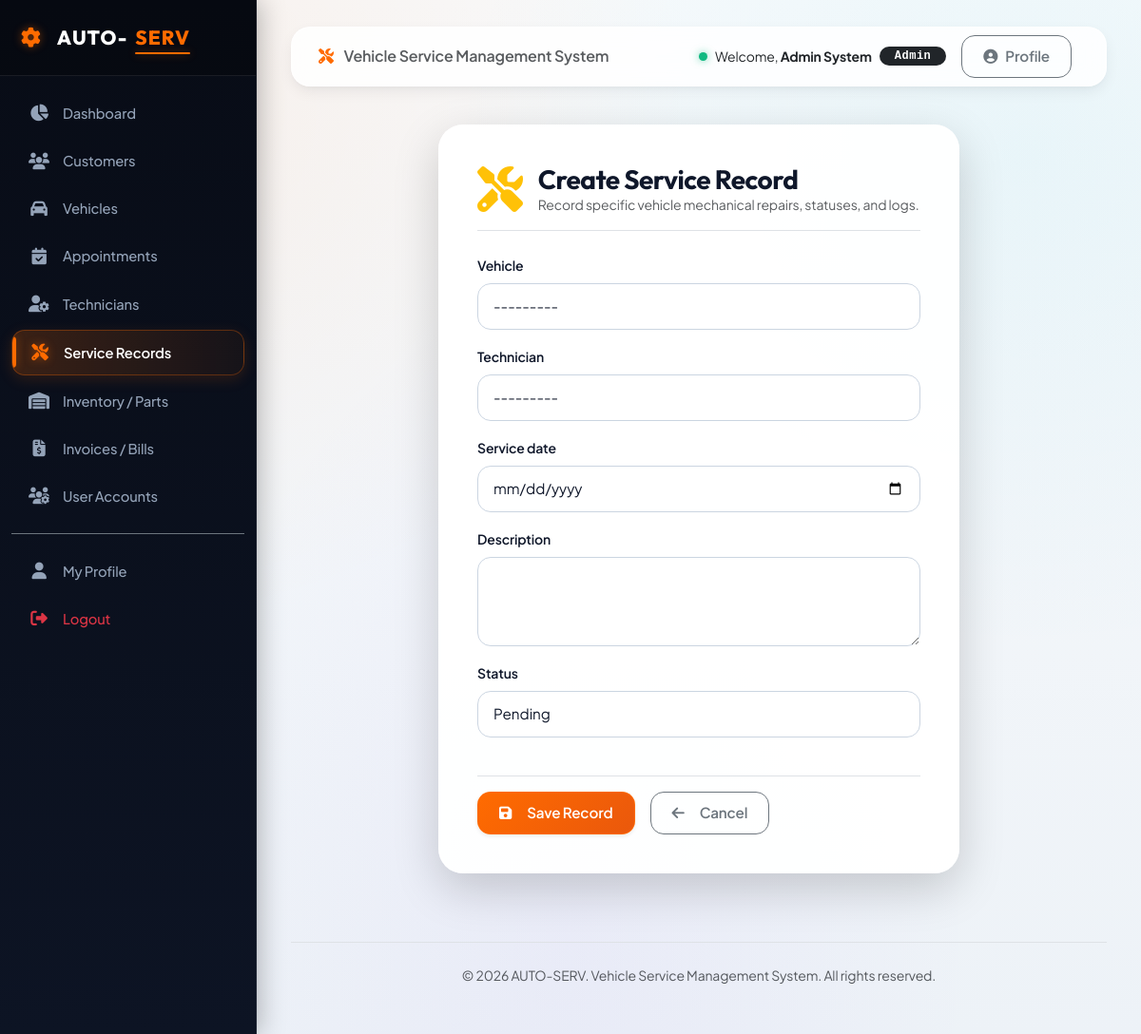
The app's page /services/add/ (signed in) with its own data.
### accounts/models.py (models this page shows, shortened)
class User(AbstractUser):
    ROLE_CHOICES = (
        ('admin', 'Admin'),
        ('customer', 'Customer'),
        ('technician', 'Technician'),
        ('service_advisor', 'Service Advisor'),
    )
    role = models.CharField(max_length=20, choices=ROLE_CHOICES, default='customer')
    phone = models.CharField(max_length=15, blank=True, null=True)
    address = models.TextField(blank=True, null=True)

### accounts/decorators.py (the view)
        def _wrapped_view(request, *args, **kwargs):
            if request.user.is_authenticated:
                allowed_roles = list(roles)
                if 'admin' in allowed_roles and 'service_advisor' not in allowed_roles:
                    allowed_roles.append('service_advisor')
                if request.user.role in allowed_roles or request.user.is_superuser:
                    return view_func(request, *args, **kwargs)
            raise PermissionDenied

### services/forms.py
class ServiceRecordForm(forms.ModelForm):
    class Meta:
        model = ServiceRecord
        fields = ['vehicle', 'technician', 'service_date', 'description', 'status']
        widgets = {
            'vehicle': forms.Select(attrs={'class': 'form-control'}),
            'technician': forms.Select(attrs={'class': 'form-control'}),
            'service_date': forms.DateInput(attrs={'class': 'form-control', 'type': 'date'}),
            'description': forms.Textarea(attrs={'class': 'form-control', 'rows': 3}),
            'status': forms.Select(attrs={'class': 'form-control'}),
        }

### technicians/models.py (called while the page is built)
    def __str__(self):
        return f"{self.name} ({self.specialization})"

### vehicles/models.py (called while the page is built)
    def __str__(self):
        return f"{self.brand} {self.model} ({self.vehicle_number})"

### templates/services/service_form.html (shortened to what this page needs)
{% extends 'base.html' %}
{% block content %}
<div class="row justify-content-center">
    <div class="col-md-8">
        <div class="form-card shadow-lg">
            <div class="d-flex align-items-center gap-3 mb-4 pb-3 border-bottom">
                <i class="fa-solid fa-screwdriver-wrench fa-3x text-warning"></i>
                <div>
                    <h3 class="fw-bold mb-0">{{ title }}</h3>
                    <p class="text-muted small mb-0">Record specific vehicle mechanical repairs, statuses, and logs.</p>
                </div>
            </div>
            <form method="post">
                <div class="row">
                    {% for field in form %}
                    <div class="col-md-12 mb-3">
                        <label for="{{ field.id_for_label }}" class="form-label fw-semibold small">{{ field.label }}</label>
                        {{ field }}
                    </div>
                    {% endfor %}
                </div>
                <div class="mt-4 pt-3 border-top d-flex gap-3">
                    <button type="submit" class="btn btn-primary shadow-sm">
                        <i class="fa-solid fa-floppy-disk me-2"></i>Save Record
                    </button>
                    {% if user.role == 'technician' %}
                    <a href="{% url 'technicians:technician_dashboard' %}" class="btn btn-outline-secondary">
                        <i class="fa-solid fa-arrow-left me-2"></i>Cancel
                    </a>
                    {% else %}
                    <a href="{% url 'services:service_list' %}" class="btn btn-outline-secondary">
                        <i class="fa-solid fa-arrow-left me-2"></i>Cancel
                    </a>
                    {% endif %}
                </div>
            </form>
        </div>
    </div>
</div>
{% endblock %}

### templates/navbar.html (shortened to what this page needs)
<nav class="navbar navbar-expand-lg main-navbar py-2 px-3 mb-3 no-print">
    <div class="container-fluid">
        {% if not user.is_authenticated %}
        <a class="navbar-brand text-dark fw-bold d-flex align-items-center" href="/">
            <i class="fa-solid fa-gear me-2 brand-gear fs-4"></i>AUTO-<span style="color:var(--primary-color);">SERV</span>
        </a>
        {% else %}
        <span class="navbar-brand text-muted fs-6 d-none d-md-inline fw-semibold">
            <i class="fa-solid fa-screwdriver-wrench me-2" style="color:var(--primary-color);"></i> Vehicle Service Management System
        </span>
        {% endif %}
        <div class="ms-auto d-flex align-items-center">
            {% if user.is_authenticated %}
            <div class="text-dark me-3 d-none d-sm-flex align-items-center">
                <span class="status-dot dot-active me-2"></span>
                <span class="small me-2">Welcome, <strong class="text-dark">{{ user.first_name|default:user.username }} {{ user.last_name }}</strong></span>
                <span class="badge bg-dark rounded-pill px-3 py-1 font-monospace" style="letter-spacing: 0.5px;">{{ user.get_role_display }}</span>
            </div>
            <a href="{% url 'accounts:profile' %}" class="btn btn-sm btn-outline-secondary me-2">
                <i class="fa-solid fa-user-circle"></i> Profile
            </a>
            {% endif %}
        </div>
    </div>
</nav>

### static/css/style.css (style rules this page uses)
:root { --primary-color: #ff6b00; --primary-hover: #ea580c; --primary-dark: #c2410c; --primary-light: #fff7ed; --primary-glow: rgba(255, 107, 0, 0.45); --secondary-color: #0b0f19; --sidebar-bg: #090d16; --sidebar-hover: #161f33; --sidebar-active: #1e293b; --sidebar-border: rgba(255, 255, 255, 0.08); --cyan-accent: #06b6d4; --cyan-glow: rgba(6, 182, 212, 0.4); --purple-accent: #8b5cf6; --emerald-accent: #10b981; --amber-accent: #f59e0b; --danger-accent: #ef4444; --bg-base: #f1f5f9; --bg-surface: #ffffff; --card-bg: #ffffff; --card-hover-bg: #ffffff; --card-border: rgba(226, 232, 240, 0.85); --text-primary: #0f172a; --text-secondary: #475569; --text-muted: #64748b; --text-light: #f8fafc; --radius-sm: 8px; --radius-md: 14px; --radius-lg: 20px; --radius-xl: 26px; --radius-full: 9999px; --transition-fast: all 0.2s cubic-bezier(0.4, 0, 0.2, 1); --transition: all 0.35s cubic-bezier(0.16, 1, 0.3, 1); --transition-bounce: all 0.45s cubic-bezier(0.34, 1.56, 0.64, 1); --shadow-sm: 0 2px 4px rgba(15, 23, 42, 0.04), 0 1px 2px rgba(15, 23, 42, 0.06); --shadow-md: 0 6px 16px -2px rgba(15, 23, 42, 0.08), 0 3px 6px -2px rgba(15, 23, 42, 0.04); --shadow-lg: 0 18px 30px -4px rgba(15, 23, 42, 0.1), 0 8px 12px -4px rgba(15, 23, 42, 0.06); --shadow-xl: 0 25px 50px -12px rgba(15, 23, 42, 0.2); --shadow-glow: 0 0 25px var(--primary-glow); --shadow-cyan-glow: 0 0 25px var(--cyan-glow); }
* { box-sizing: border-box; }
body { font-family: 'Plus Jakarta Sans', sans-serif; background-color: var(--bg-base); background-image: radial-gradient(at 10% 10%, rgba(255, 107, 0, 0.07) 0px, transparent 40%), radial-gradient(at 90% 15%, rgba(6, 182, 212, 0.06) 0px, transparent 40%), radial-gradient(at 50% 90%, rgba(139, 92, 246, 0.05) 0px, transparent 50%), linear-gradient(180deg, #f8fafc 0%, #edf2f7 100%); background-attachment: fixed; color: var(--text-primary); min-height: 100vh; overflow-x: hidden; letter-spacing: -0.01em; }
h1, h2, h3, h4, h5, h6, .brand-title, .nav-brand { font-family: 'Outfit', sans-serif; font-weight: 700; letter-spacing: -0.02em; color: var(--text-primary); }
.main-navbar { background: rgba(255, 255, 255, 0.85); backdrop-filter: blur(14px); -webkit-backdrop-filter: blur(14px); border: 1px solid rgba(255, 255, 255, 0.6); border-radius: var(--radius-lg) !important; box-shadow: var(--shadow-md); transition: var(--transition); }
.btn { border-radius: var(--radius-md); padding: 10px 22px; font-weight: 600; font-size: 0.95rem; display: inline-flex; align-items: center; justify-content: center; gap: 8px; letter-spacing: -0.01em; transition: var(--transition-bounce); position: relative; overflow: hidden; }
.btn-primary { background: linear-gradient(135deg, #ff6b00 0%, #ea580c 100%); border: 1px solid rgba(255, 107, 0, 0.8); color: #ffffff; box-shadow: 0 4px 14px rgba(255, 107, 0, 0.3); }
.btn-primary::after { content: ''; position: absolute; top: -50%; left: -50%; width: 200%; height: 200%; background: linear-gradient( 60deg, rgba(255, 255, 255, 0) 0%, rgba(255, 255, 255, 0.25) 50%, rgba(255, 255, 255, 0) 100% ); transform: rotate(30deg) translateX(-100%); transition: transform 0.6s ease; }
.status-dot { display: inline-block; width: 9px; height: 9px; border-radius: 50%; margin-right: 6px; }
.dot-active { background-color: var(--emerald-accent); box-shadow: 0 0 8px rgba(16, 185, 129, 0.6); }
.form-card { background: rgba(255, 255, 255, 0.95); backdrop-filter: blur(16px); -webkit-backdrop-filter: blur(16px); border-radius: var(--radius-xl); border: 1px solid rgba(255, 255, 255, 0.8); box-shadow: var(--shadow-xl); padding: 40px; transition: var(--transition); }
.form-control, .form-select { border-radius: var(--radius-md); border: 1.5px solid #cbd5e1; padding: 12px 16px; font-size: 0.95rem; transition: var(--transition); background-color: #ffffff; color: var(--text-primary); }

### records on screen
User: first_name "Admin", last_name "System", role "Admin"

### other values on screen
{{ title }} "Create Service Record"
{{ field.label }} "Vehicle" "Technician" "Service date" "Description" "Status"
